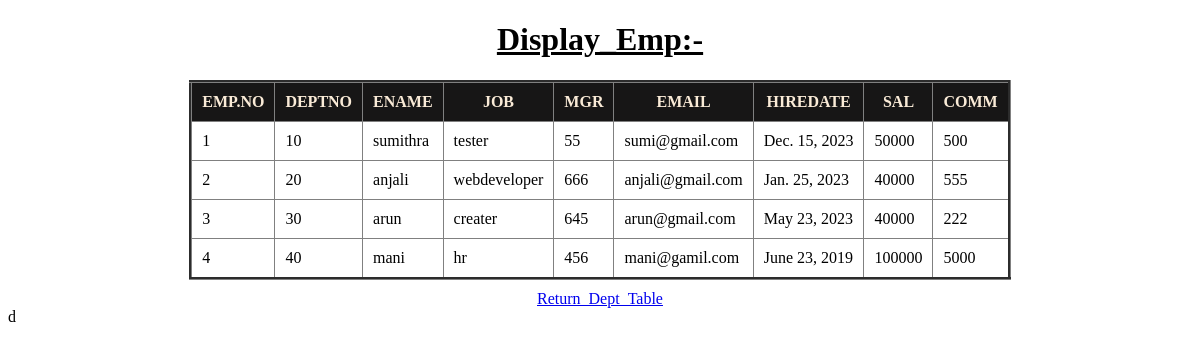
The page /emp/ on the database its author committed.
### app/models.py (models this page shows, shortened)
class Emp(models.Model):
    deptno=models.ForeignKey(Dept,on_delete=models.CASCADE)
    empno=models.IntegerField(primary_key=True)
    ename=models.CharField(max_length=100)
    job=models.CharField(max_length=100)
    MGR=models.CharField(max_length=100)
    email=models.CharField(max_length=100,default='@gmail.com')
    Hiredate=models.DateField(max_length=100)
    sal=models.IntegerField(default=50000)
    comm=models.IntegerField(default=0)

class Dept(models.Model):
    deptno=models.IntegerField(primary_key=True)
    dname=models.CharField(max_length=100,unique=True)
    loc=models.CharField(max_length=100)
    def __str__(self):
        return str(self.deptno)

### app/views.py (the view)
# urls.py: path('emp/',emp,name='emp'),
def emp(request):
    QLTO=Emp.objects.all()
    d={'Emp':QLTO}
    return render(request,'emp.html',d)

### templates/emp.html (shortened to what this page needs)
<!DOCTYPE html>
<html lang="en">
<head>
</head>
<body>
    <center>
        <div>
            <h1><u>Display_Emp:-</u></h1>
            <table border="3px" cellpadding="10px" cellspacing="10px">
                <tr>
                    <th>EMP.NO</th>
                    <th>DEPTNO</th>
                    <th>ENAME</th>
                    <th>JOB</th>
                    <th>MGR</th>
                    <th>EMAIL</th>
                    <th>HIREDATE</th>
                    <th>SAL</th>
                    <th>COMM</th>
                </tr>
                {% for ep in Emp %}
                    <tr>
                        <td>{{ep.empno}}</td>
                        <td>{{ep.deptno}}</td>
                        <td>{{ep.ename}}</td>
                        <td>{{ep.job}}</td>
                        <td>{{ep.MGR}}</td>
                        <td>{{ep.email}}</td>
                        <td>{{ep.Hiredate}}</td>
                        <td>{{ep.sal}}</td>
                        <td>{{ep.comm}}</td>
                    </tr>
                {% endfor %}
            </table>
        </div>
        <div class="one">
            <a href="{% url 'dept' %}">Return_Dept_Table</a>
        </div>
    </center>
</body>
d</html>

### templates/emp.html (style rules this page uses)
table { border-collapse: collapse; }
th { background-color: rgb(23, 22, 22); color: antiquewhite; }
.one { margin-top: 10px; }

### rows shown on the page
Emp: empno "1", deptno "10", ename "sumithra", job "tester", MGR "55", email "sumi@gmail.com", Hiredate "Dec. 15, 2023", sal "50000", comm "500"
Emp: empno "2", deptno "20", ename "anjali", job "webdeveloper", MGR "666", email "anjali@gmail.com", Hiredate "Jan. 25, 2023", sal "40000", comm "555"
Emp: empno "3", deptno "30", ename "arun", job "creater", MGR "645", email "arun@gmail.com", Hiredate "May 23, 2023", sal "40000", comm "222"
Emp: empno "4", deptno "40", ename "mani", job "hr", MGR "456", email "mani@gamil.com", Hiredate "June 23, 2019", sal "100000", comm "5000"
